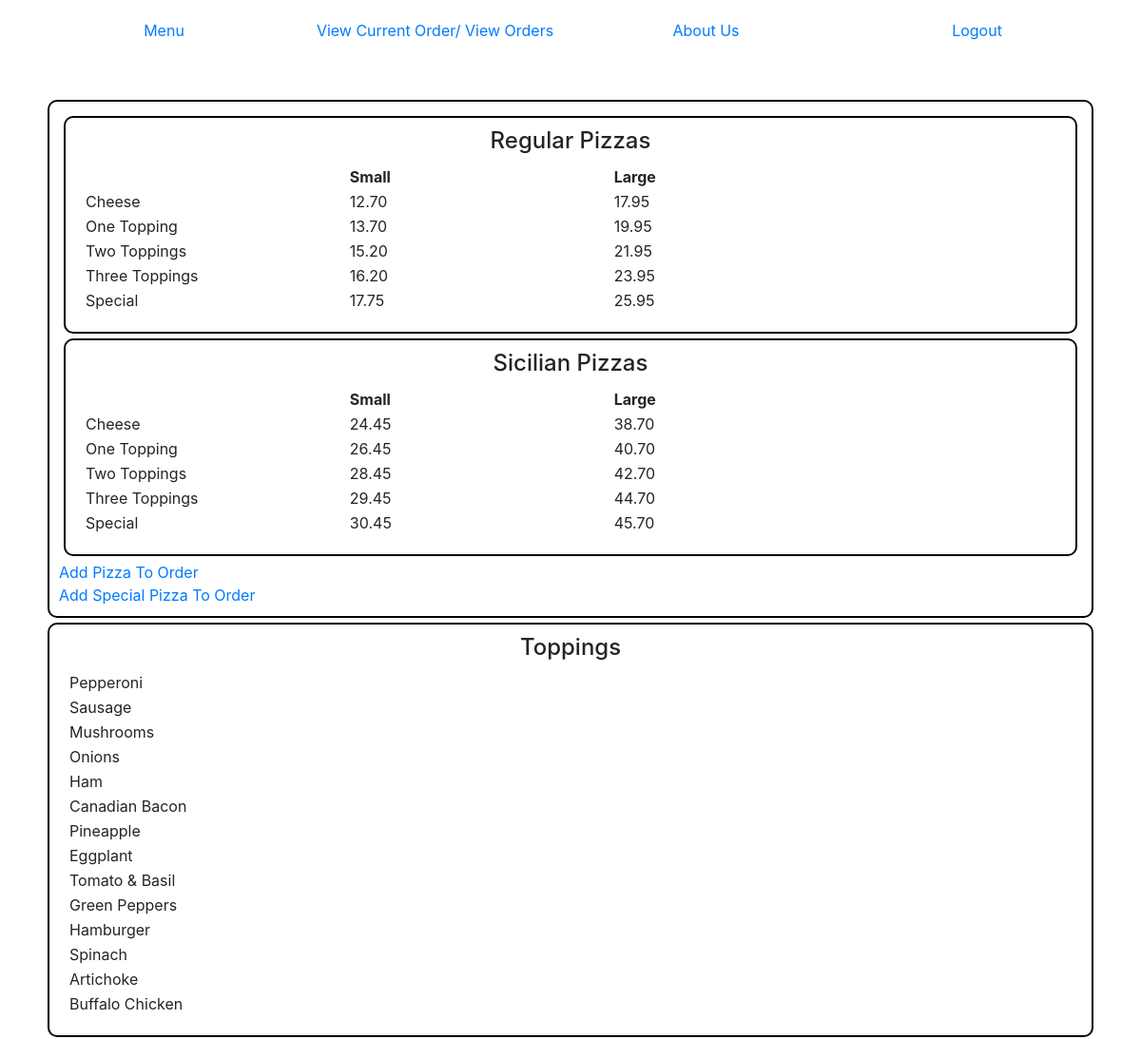
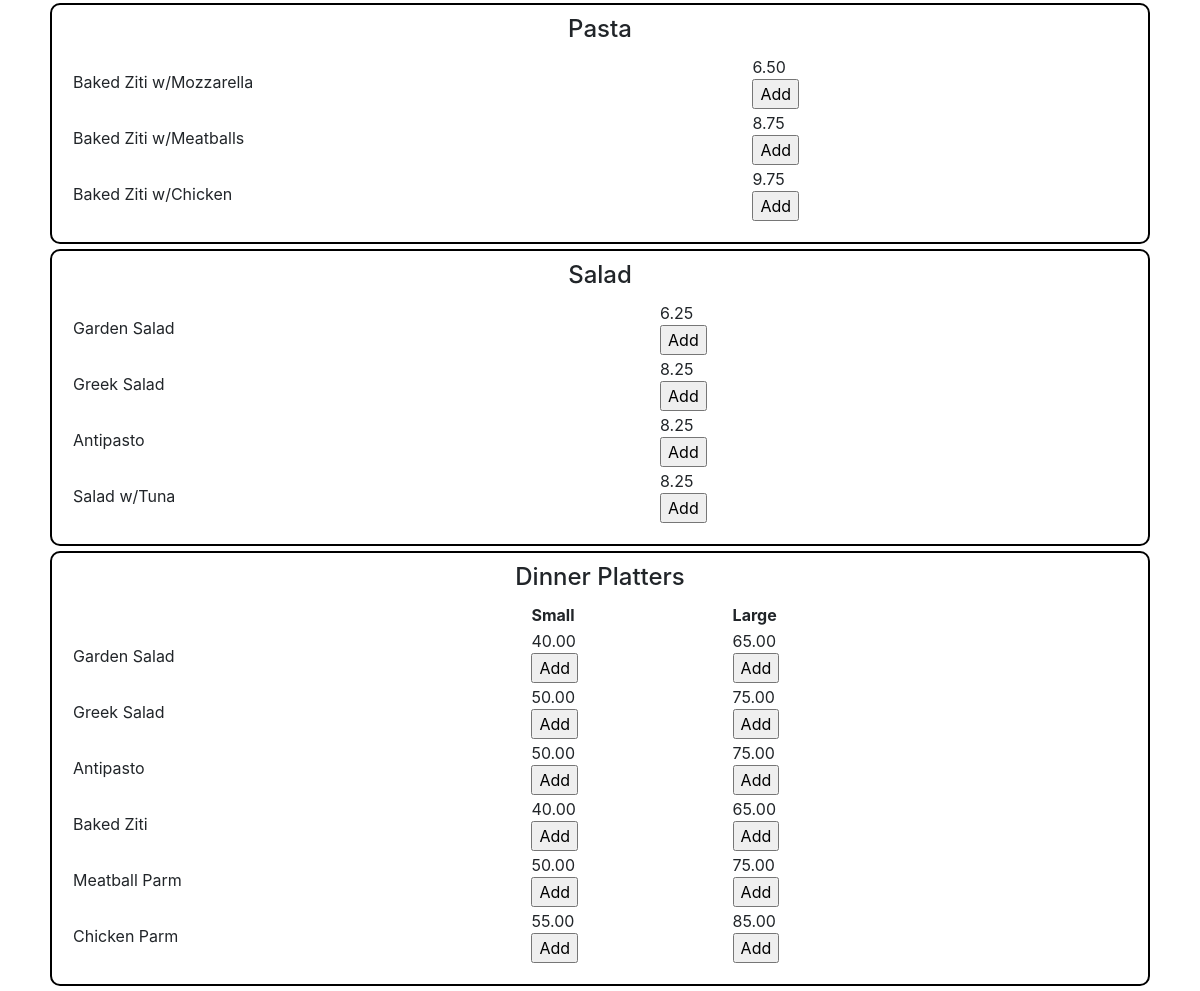
The page /menu/ (signed in) on the database its author committed (2 pictures, top to bottom).
### orders/models.py (models this page shows, shortened)
class BasePizza(models.Model):
    pizzatype = models.CharField(max_length=28, unique=True)
    sm_0t = models.DecimalField(max_digits=10, decimal_places=2, default=0.00)
    sm_1t = models.DecimalField(max_digits=10, decimal_places=2, default=0.00)
    sm_2t = models.DecimalField(max_digits=10, decimal_places=2, default=0.00)
    sm_3t = models.DecimalField(max_digits=10, decimal_places=2, default=0.00)
    sm_st = models.DecimalField(max_digits=10, decimal_places=2, default=0.00)
    la_0t = models.DecimalField(max_digits=10, decimal_places=2, default=0.00)
    la_1t = models.DecimalField(max_digits=10, decimal_places=2, default=0.00)
    la_2t = models.DecimalField(max_digits=10, decimal_places=2, default=0.00)
    la_3t = models.DecimalField(max_digits=10, decimal_places=2, default=0.00)
    la_st = models.DecimalField(max_digits=10, decimal_places=2, default=0.00)

class Topping(models.Model):
    name = models.CharField(max_length=60, unique=True)
    def __str__(self):
        return self.name

class BasePasta(models.Model):
    name = models.CharField(max_length=64)
    price = models.DecimalField(max_digits=10, decimal_places=2, default=0.00)

class BaseSalad(models.Model):
    name = models.CharField(max_length=64)
    price = models.DecimalField(max_digits=10, decimal_places=2, default=0.00)

class BaseDinnerPlatters(models.Model):
    name = models.CharField(max_length=64)
    small_price = models.DecimalField(max_digits=10, decimal_places=2, default=0.00)
    large_price = models.DecimalField(max_digits=10, decimal_places=2, default=0.00)

### orders/views.py (the view)
# urls.py: path("menu/", views.menu, name="menu"),
def menu(request):
	context = {
		"pizzas" : BasePizza.objects.all(),
		"toppings" : Topping.objects.all(),
		"pastas" : BasePasta.objects.all(),
		"salads" : BaseSalad.objects.all(),
		"platters" : BaseDinnerPlatters.objects.all(),
		"user" : request.user,
		"username" : request.user.username
	}
	return render(request, "orders/menu.html", context)

### orders/templates/orders/menu.html (shortened to what this page needs)
{% extends "orders/layout.html" %}
{% block body %}
<div class="boxed">
{% for pizza in pizzas %}
<div class="boxed">
    <table class="menuitems">
    <h4 class="menuhead">{{pizza.pizzatype}} Pizzas</h4>
    <tr class="pizzarows">
        <th></th>
        <th>Small</th>
        <th>Large</th>
    </tr>
    <tr class="pizzarows">
        <td>Cheese</td>
        <td>{{pizza.sm_0t}}</td>
        <td>{{pizza.la_0t}}</td>
    </tr>
    <tr class="pizzarows">
        <td>One Topping</td>
        <td>{{pizza.sm_1t}}</td>
        <td>{{pizza.la_1t}}</td>
    </tr>
    <tr class="pizzarows">
        <td>Two Toppings</td>
        <td>{{pizza.sm_2t}}</td>
        <td>{{pizza.la_2t}}</td>
    </tr>
    <tr class="pizzarows">
        <td>Three Toppings</td>
        <td>{{pizza.sm_3t}}</td>
        <td>{{pizza.la_3t}}</td>
    </tr>
    <tr class="Special">
        <td>Special</td>
        <td>{{pizza.sm_st}}</td>
        <td>{{pizza.la_st}}</td>
        </tr>
    </table>
    </div>
{% endfor %}
{% if username != "" %}
<a href="{% url 'pizzaorder' %}">Add Pizza To Order</a><br>
<a href="{% url 'specialpizzaorder' %}">Add Special Pizza To Order</a>
{% endif %}
</div>
<div class="boxed">
<table class="menuitems">
    <h4 class="menuhead toppings">Toppings</h4>
    {% for topping in toppings %}
    <tr>
        <td>{{topping}}</td>
    </tr>
    {% endfor %}
</table>
</div>
<div class="boxed">
<table class="menuitems">
    <h4 class="menuhead pastas">Pasta</h4>
    {% for pasta in pastas %}
    <tr>
        <td>{{pasta.name}}</td>
        <td>{{pasta.price}}
            <form action="{% url 'addtocart' %}" method="post">
                <input type="submit" value="Add">
            </form>
        </td>
    </tr>
    {% endfor %}
</table>
</div>
<div class="boxed">
<table class="menuitems">
    <h4 class="menuhead salads">Salad</h4>
    {% for salad in salads %}
    <tr>
        <td>{{salad.name}}</td>
        <td>{{salad.price}}
            <form action="{% url 'addtocart' %}" method="post">
                <input type="submit" value="Add">
            </form>
        </td>
    </tr>
    {% endfor %}
</table>
</div>
<div class="boxed">
<table class="menuitems">
    <h4 class="menuhead platters">Dinner Platters</h4>
    <tr>
        <th></th>
        <th>Small</th>
        <th>Large</th>
    </tr>
    {% for platter in platters %}
    <tr>
        <td>{{platter.name}}</td>
        <td>{{platter.small_price}}
            <form action="{% url 'addtocart' %}" method="post">
                <input type="submit" value="Add">
            </form>
        </td>
        <td>{{platter.large_price}}
            <form action="{% url 'addtocart' %}" method="post">
                <input type="submit" value="Add">
            </form>
        </td>
    </tr>
    {% endfor %}
</table>
</div>
{% endblock %}

### orders/static/orders/styles.css (style rules this page uses)
.menuitems { padding:10px; margin:10px; width:80%; }
.boxed { border: 2px solid black; border-radius: 10px; padding: 10px; margin : 5px; }
.pizzarows th { width: 33%; }
.pizzarows td { width: 33%; }
.menuhead { text-align: center; }
.toppings { text-align: center; }

### rows shown on the page
BasePizza: pizzatype "Regular", sm_0t "12.70", la_0t "17.95", sm_1t "13.70", la_1t "19.95", sm_2t "15.20", la_2t "21.95", sm_3t "16.20", la_3t "23.95", sm_st "17.75", la_st "25.95"
BasePizza: pizzatype "Sicilian", sm_0t "24.45", la_0t "38.70", sm_1t "26.45", la_1t "40.70", sm_2t "28.45", la_2t "42.70", sm_3t "29.45", la_3t "44.70", sm_st "30.45", la_st "45.70"
Topping: name "Pepperoni"
Topping: name "Sausage"
Topping: name "Mushrooms"
Topping: name "Onions"
Topping: name "Ham"
Topping: name "Canadian Bacon"
Topping: name "Pineapple"
Topping: name "Eggplant"
Topping: name "Tomato & Basil"
Topping: name "Green Peppers"
Topping: name "Hamburger"
Topping: name "Spinach"
Topping: name "Artichoke"
Topping: name "Buffalo Chicken"
BasePasta: name "Baked Ziti w/Mozzarella", price "6.50"
BasePasta: name "Baked Ziti w/Meatballs", price "8.75"
BasePasta: name "Baked Ziti w/Chicken", price "9.75"
BaseSalad: name "Garden Salad", price "6.25"
BaseSalad: name "Greek Salad", price "8.25"
BaseSalad: name "Antipasto", price "8.25"
BaseSalad: name "Salad w/Tuna", price "8.25"
BaseDinnerPlatters: name "Garden Salad", small_price "40.00", large_price "65.00"
BaseDinnerPlatters: name "Greek Salad", small_price "50.00", large_price "75.00"
BaseDinnerPlatters: name "Antipasto", small_price "50.00", large_price "75.00"
BaseDinnerPlatters: name "Baked Ziti", small_price "40.00", large_price "65.00"
BaseDinnerPlatters: name "Meatball Parm", small_price "50.00", large_price "75.00"
BaseDinnerPlatters: name "Chicken Parm", small_price "55.00", large_price "85.00"
